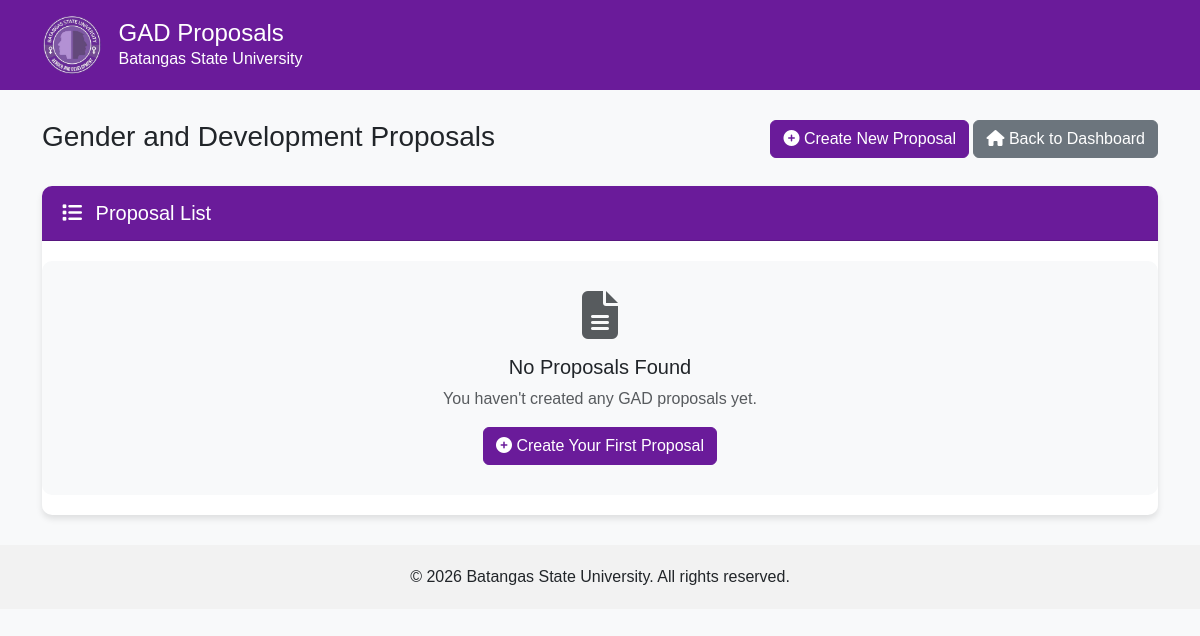
The page /NEW_GAD_system/ppas_proposal/proposal_list.php (signed in) on the database as committed earlier.
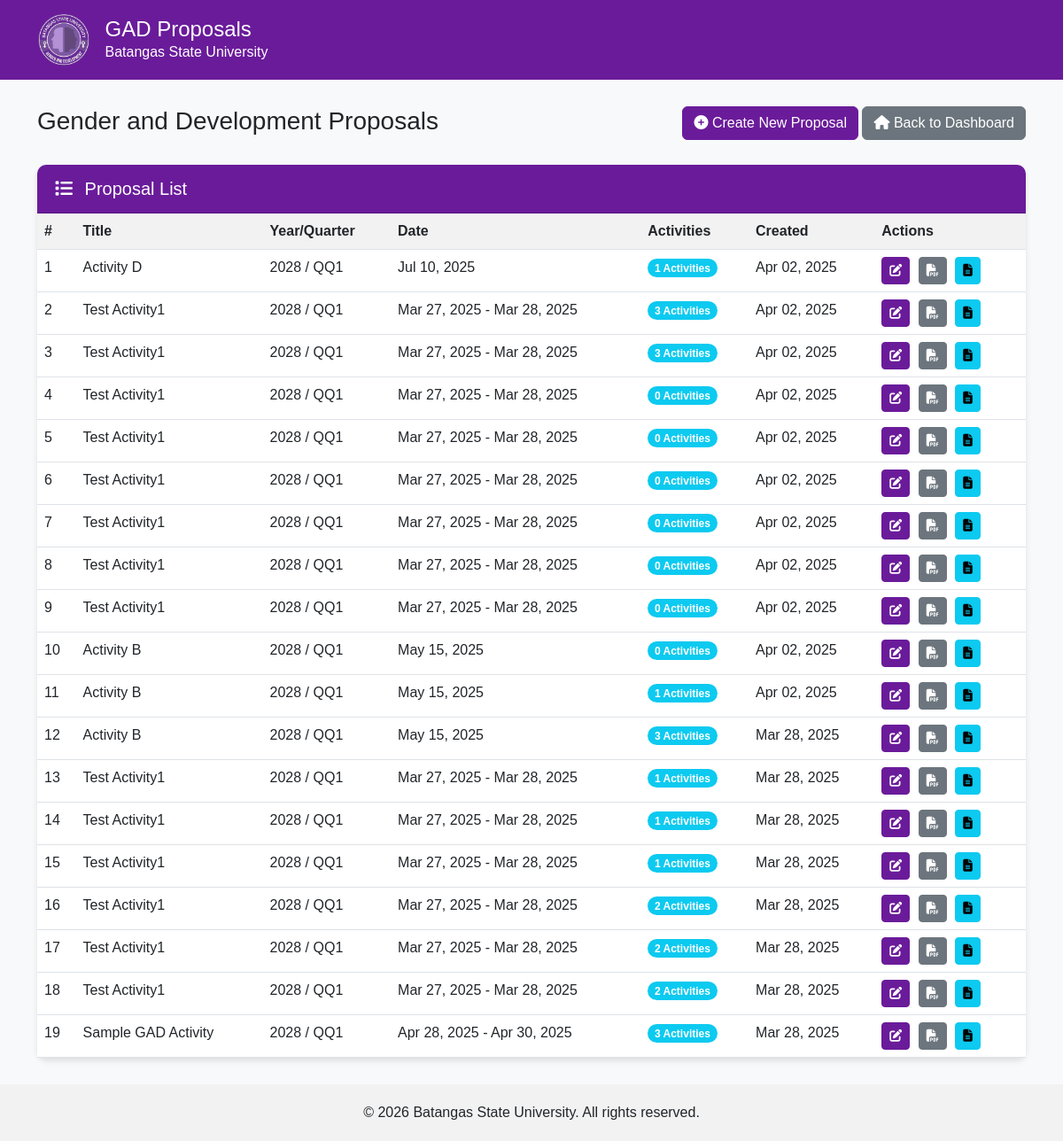
The same page on the database as committed later.
### tables this page shows
CREATE TABLE IF NOT EXISTS `gad_proposals` (
  `id` int NOT NULL AUTO_INCREMENT,
  `year` int NOT NULL,
  `quarter` varchar(2) NOT NULL,
  `activity_title` varchar(255) NOT NULL,
  `start_date` date NOT NULL,
  `end_date` date NOT NULL,
  `venue` varchar(255) NOT NULL,
  `delivery_mode` varchar(50) NOT NULL,
  `ppas_id` int DEFAULT NULL,
  `project_leaders` text,
  `leader_responsibilities` text,
  `assistant_project_leaders` text,
  `assistant_responsibilities` text,
  `project_staff` text,
  `staff_responsibilities` text,
  `partner_offices` varchar(255) DEFAULT NULL,
  `male_beneficiaries` int DEFAULT '0',
  `female_beneficiaries` int DEFAULT '0',
  `total_beneficiaries` int DEFAULT '0',
  `rationale` text,
  `specific_objectives` text,
  `strategies` text,
  `budget_source` varchar(50) DEFAULT NULL,
  `total_budget` decimal(10,2) DEFAULT '0.00',
  `budget_breakdown` text,
  `sustainability_plan` text,
  `created_by` varchar(100) DEFAULT NULL,
  `created_at` datetime DEFAULT CURRENT_TIMESTAMP,
  `updated_at` datetime DEFAULT NULL ON UPDATE CURRENT_TIMESTAMP,
  `project` varchar(255) DEFAULT NULL,
  `program` varchar(255) DEFAULT NULL,
  PRIMARY KEY (`id`),
  KEY `year_quarter` (`year`,`quarter`)
);

### NEW_GAD_system/ppas_proposal/proposal_list.php (the view, shortened to what this page needs)
<?php
require_once('../includes/db_connection.php');
try {
    $sql = "SELECT gp.*, COUNT(gpa.id) as activity_count
            FROM gad_proposals gp
            LEFT JOIN gad_proposal_activities gpa ON gp.id = gpa.proposal_id
            GROUP BY gp.id
            ORDER BY gp.created_at DESC";
    $stmt = $conn->prepare($sql);
    $stmt->execute();
    $proposals = $stmt->fetchAll(PDO::FETCH_ASSOC);
} catch (PDOException $e) {
    $error = "Database error: " . $e->getMessage();
}
?>
<!DOCTYPE html>
<html lang="en">
<head>
    <link rel="stylesheet" href="https://cdn.jsdelivr.net/npm/bootstrap@5.3.0/dist/css/bootstrap.min.css">
    <link rel="stylesheet" href="https://cdnjs.cloudflare.com/ajax/libs/font-awesome/6.4.0/css/all.min.css">
</head>
<body>
    <div class="header">
        <div class="container">
            <div class="d-flex align-items-center">
                <img src="../images/Batangas_State_Logo.png" alt="BatState Logo" height="60">
                <div class="ms-3">
                    <h4 class="mb-0">GAD Proposals</h4>
                    <p class="mb-0">Batangas State University</p>
                </div>
            </div>
        </div>
    </div>
    <div class="container">
        <div class="row mb-4">
            <div class="col-md-6">
                <h3>Gender and Development Proposals</h3>
            </div>
            <div class="col-md-6 text-end">
                <a href="gad_proposal.php" class="btn btn-primary">
                    <i class="fas fa-plus-circle"></i> Create New Proposal
                </a>
                <a href="../dashboard.php" class="btn btn-secondary">
                    <i class="fas fa-home"></i> Back to Dashboard
                </a>
            </div>
        </div>
        <div class="card">
            <div class="card-header">
                <h5 class="mb-0">
                    <i class="fas fa-list me-2"></i> Proposal List
                </h5>
            </div>
            <div class="card-body p-0">
                <?php if (count($proposals) > 0): ?>
                    <div class="table-responsive">
                        <table class="table table-hover">
                            <thead>
                                <tr>
                                    <th scope="col">#</th>
                                    <th scope="col">Title</th>
                                    <th scope="col">Year/Quarter</th>
                                    <th scope="col">Date</th>
                                    <th scope="col">Activities</th>
                                    <th scope="col">Created</th>
                                    <th scope="col">Actions</th>
                                </tr>
                            </thead>
                            <tbody>
                                <?php foreach ($proposals as $index => $proposal): ?>
                                    <tr>
                                        <td><?php echo $index + 1; ?></td>
                                        <td><?php echo htmlspecialchars($proposal['activity_title']); ?></td>
                                        <td>
                                            <?php echo htmlspecialchars($proposal['year']); ?> /
                                            Q<?php echo htmlspecialchars($proposal['quarter']); ?>
                                        </td>
                                        <td>
                                            <?php
                                                $start_date = date('M d, Y', strtotime($proposal['start_date']));
                                                $end_date = date('M d, Y', strtotime($proposal['end_date']));
                                                echo $start_date;
                                                if ($start_date != $end_date) {
                                                    echo " - " . $end_date;
                                                }
                                            ?>
                                        </td>
                                        <td>
                                            <span class="badge bg-info rounded-pill">
                                                <?php echo $proposal['activity_count']; ?> Activities
                                            </span>
                                        </td>
                                        <td><?php echo date('M d, Y', strtotime($proposal['created_at'])); ?></td>
                                        <td>
                                            <a href="gad_proposal.php?id=<?php echo $proposal['id']; ?>" class="btn btn-sm btn-primary btn-action" title="Edit">
                                                <i class="fas fa-edit"></i>
                                            </a>
                                            <a href="print_proposal.php?id=<?php echo $proposal['id']; ?>" target="_blank" class="btn btn-sm btn-secondary btn-action" title="Print PDF">
                                                <i class="fas fa-file-pdf"></i>
                                            </a>
                                            <a href="print_html.php?id=<?php echo $proposal['id']; ?>" target="_blank" class="btn btn-sm btn-info btn-action" title="Print HTML">
                                                <i class="fas fa-file-alt"></i>
                                            </a>
                                        </td>
                                    </tr>
                                <?php endforeach; ?>
                            </tbody>
                        </table>
                    </div>
                <?php else: ?>
                    <div class="no-proposals">
                        <i class="fas fa-file-alt fa-3x mb-3 text-muted"></i>
                        <h5>No Proposals Found</h5>
                        <p class="text-muted">You haven't created any GAD proposals yet.</p>
                        <a href="gad_proposal.php" class="btn btn-primary">
                            <i class="fas fa-plus-circle"></i> Create Your First Proposal
                        </a>
                    </div>
                <?php endif; ?>
            </div>
        </div>
    </div>
    <div class="footer">
        <div class="container">
            <p class="mb-0">&copy; <?php echo date('Y'); ?> Batangas State University. All rights reserved.</p>
        </div>
    </div>
</body>
</html>

### NEW_GAD_system/ppas_proposal/proposal_list.php (style rules this page uses)
body { background-color: #f8f9fa; font-family: Arial, sans-serif; }
.header { background-color: #6a1b9a; color: white; padding: 15px 0; margin-bottom: 30px; }
.card { border: none; border-radius: 10px; box-shadow: 0 4px 6px rgba(0, 0, 0, 0.1); margin-bottom: 20px; }
.card-header { background-color: #6a1b9a; color: white; border-radius: 10px 10px 0 0 !important; padding: 15px 20px; }
.table { margin-bottom: 0; }
.table th { background-color: #f2f2f2; font-weight: 600; }
.btn-action { margin-right: 5px; }
.btn-primary { background-color: #6a1b9a; border-color: #6a1b9a; }
.footer { background-color: #f2f2f2; padding: 20px 0; text-align: center; margin-top: 30px; }
.no-proposals { text-align: center; padding: 30px; background-color: #f8f9fa; border-radius: 10px; margin: 20px 0; }

Rows that differ between the two databases and show on the page:
added gad_proposals: activity_title "Activity D", year "2028", quarter "Q1", start_date "Jul 10, 2025", activity_count "1", created_at "Apr 02, 2025"
added gad_proposals: activity_title "Test Activity1", year "2028", quarter "Q1", start_date "Mar 27, 2025", end_date "Mar 28, 2025", activity_count "3", created_at "Apr 02, 2025"
added gad_proposals: activity_title "Test Activity1", year "2028", quarter "Q1", start_date "Mar 27, 2025", end_date "Mar 28, 2025", activity_count "3", created_at "Apr 02, 2025"
added gad_proposals: activity_title "Test Activity1", year "2028", quarter "Q1", start_date "Mar 27, 2025", end_date "Mar 28, 2025", activity_count "0", created_at "Apr 02, 2025"
added gad_proposals: activity_title "Test Activity1", year "2028", quarter "Q1", start_date "Mar 27, 2025", end_date "Mar 28, 2025", activity_count "0", created_at "Apr 02, 2025"
added gad_proposals: activity_title "Test Activity1", year "2028", quarter "Q1", start_date "Mar 27, 2025", end_date "Mar 28, 2025", activity_count "0", created_at "Apr 02, 2025"
added gad_proposals: activity_title "Test Activity1", year "2028", quarter "Q1", start_date "Mar 27, 2025", end_date "Mar 28, 2025", activity_count "0", created_at "Apr 02, 2025"
added gad_proposals: activity_title "Test Activity1", year "2028", quarter "Q1", start_date "Mar 27, 2025", end_date "Mar 28, 2025", activity_count "0", created_at "Apr 02, 2025"
added gad_proposals: activity_title "Test Activity1", year "2028", quarter "Q1", start_date "Mar 27, 2025", end_date "Mar 28, 2025", activity_count "0", created_at "Apr 02, 2025"
added gad_proposals: activity_title "Activity B", year "2028", quarter "Q1", start_date "May 15, 2025", activity_count "0", created_at "Apr 02, 2025"
added gad_proposals: activity_title "Activity B", year "2028", quarter "Q1", start_date "May 15, 2025", activity_count "1", created_at "Apr 02, 2025"
added gad_proposals: activity_title "Activity B", year "2028", quarter "Q1", start_date "May 15, 2025", activity_count "3", created_at "Mar 28, 2025"
added gad_proposals: activity_title "Test Activity1", year "2028", quarter "Q1", start_date "Mar 27, 2025", end_date "Mar 28, 2025", activity_count "1", created_at "Mar 28, 2025"
added gad_proposals: activity_title "Test Activity1", year "2028", quarter "Q1", start_date "Mar 27, 2025", end_date "Mar 28, 2025", activity_count "1", created_at "Mar 28, 2025"
added gad_proposals: activity_title "Test Activity1", year "2028", quarter "Q1", start_date "Mar 27, 2025", end_date "Mar 28, 2025", activity_count "1", created_at "Mar 28, 2025"
added gad_proposals: activity_title "Test Activity1", year "2028", quarter "Q1", start_date "Mar 27, 2025", end_date "Mar 28, 2025", activity_count "2", created_at "Mar 28, 2025"
added gad_proposals: activity_title "Test Activity1", year "2028", quarter "Q1", start_date "Mar 27, 2025", end_date "Mar 28, 2025", activity_count "2", created_at "Mar 28, 2025"
added gad_proposals: activity_title "Test Activity1", year "2028", quarter "Q1", start_date "Mar 27, 2025", end_date "Mar 28, 2025", activity_count "2", created_at "Mar 28, 2025"
added gad_proposals: activity_title "Sample GAD Activity", year "2028", quarter "Q1", start_date "Apr 28, 2025", end_date "Apr 30, 2025", activity_count "3", created_at "Mar 28, 2025"
Other text that changed with them:
text no longer shown: "No Proposals Found You haven't created any GAD proposals yet. Create Your First Proposal"
text now shown: "# Title Year/Quarter Date Activities Created Actions"
